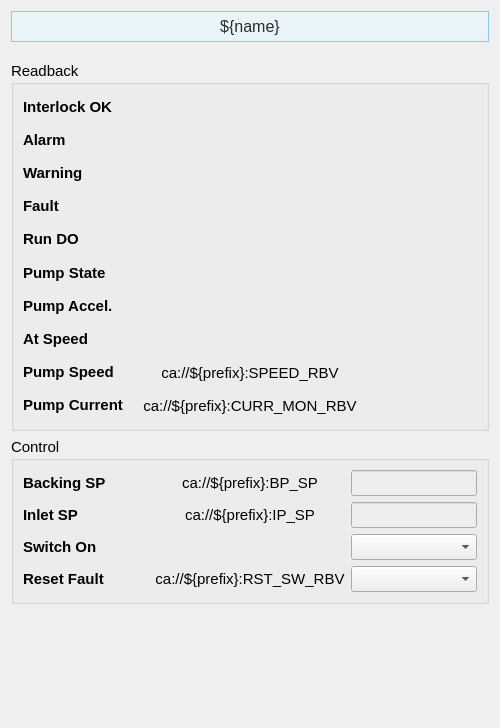
<?xml version="1.0" encoding="UTF-8"?>
<ui version="4.0">
 <class>Form</class>
 <widget class="QWidget" name="Form">
  <property name="geometry">
   <rect>
    <x>0</x>
    <y>0</y>
    <width>500</width>
    <height>728</height>
   </rect>
  </property>
  <property name="sizePolicy">
   <sizepolicy hsizetype="Preferred" vsizetype="Preferred">
    <horstretch>0</horstretch>
    <verstretch>0</verstretch>
   </sizepolicy>
  </property>
  <property name="windowTitle">
   <string>Form</string>
  </property>
  <layout class="QVBoxLayout" name="verticalLayout_2">
   <item>
    <widget class="PyDMLabel" name="PyDMLabel_11">
     <property name="maximumSize">
      <size>
       <width>16777215</width>
       <height>40</height>
      </size>
     </property>
     <property name="font">
      <font>
       <pointsize>12</pointsize>
      </font>
     </property>
     <property name="toolTip">
      <string/>
     </property>
     <property name="styleSheet">
      <string notr="true">    background-color: #e8f4f8;

    border: 1px solid #90c8e0;

    padding: 5px;

    color: rgb(43, 43, 43);</string>
     </property>
     <property name="text">
      <string>${name}</string>
     </property>
     <property name="alignment">
      <set>Qt::AlignCenter</set>
     </property>
    </widget>
   </item>
   <item>
    <spacer name="verticalSpacer_2">
     <property name="orientation">
      <enum>Qt::Vertical</enum>
     </property>
     <property name="sizeType">
      <enum>QSizePolicy::Fixed</enum>
     </property>
     <property name="sizeHint" stdset="0">
      <size>
       <width>20</width>
       <height>13</height>
      </size>
     </property>
    </spacer>
   </item>
   <item>
    <widget class="QGroupBox" name="groupBox">
     <property name="sizePolicy">
      <sizepolicy hsizetype="Preferred" vsizetype="Fixed">
       <horstretch>0</horstretch>
       <verstretch>0</verstretch>
      </sizepolicy>
     </property>
     <property name="minimumSize">
      <size>
       <width>0</width>
       <height>370</height>
      </size>
     </property>
     <property name="font">
      <font>
       <pointsize>11</pointsize>
      </font>
     </property>
     <property name="title">
      <string>Readback</string>
     </property>
     <layout class="QHBoxLayout" name="horizontalLayout">
      <item>
       <layout class="QHBoxLayout" name="horizontalLayout_4" stretch="1,1,1">
        <item>
         <layout class="QVBoxLayout" name="verticalLayout">
          <item>
           <widget class="QLabel" name="interlock_ok_label">
            <property name="font">
             <font>
              <pointsize>11</pointsize>
             </font>
            </property>
            <property name="styleSheet">
             <string/>
            </property>
            <property name="text">
             <string>&lt;html&gt;&lt;head/&gt;&lt;body&gt;&lt;p&gt;&lt;span style=&quot; font-weight:600;&quot;&gt;Interlock OK&lt;/span&gt;&lt;/p&gt;&lt;/body&gt;&lt;/html&gt;</string>
            </property>
           </widget>
          </item>
          <item>
           <widget class="QLabel" name="interlock_ok_label_2">
            <property name="font">
             <font>
              <pointsize>11</pointsize>
             </font>
            </property>
            <property name="styleSheet">
             <string/>
            </property>
            <property name="text">
             <string>&lt;html&gt;&lt;head/&gt;&lt;body&gt;&lt;p&gt;&lt;span style=&quot; font-weight:600;&quot;&gt;Alarm&lt;/span&gt;&lt;/p&gt;&lt;/body&gt;&lt;/html&gt;</string>
            </property>
           </widget>
          </item>
          <item>
           <widget class="QLabel" name="interlock_ok_label_3">
            <property name="font">
             <font>
              <pointsize>11</pointsize>
             </font>
            </property>
            <property name="styleSheet">
             <string/>
            </property>
            <property name="text">
             <string>&lt;html&gt;&lt;head/&gt;&lt;body&gt;&lt;p&gt;&lt;span style=&quot; font-weight:600;&quot;&gt;Warning&lt;/span&gt;&lt;/p&gt;&lt;/body&gt;&lt;/html&gt;</string>
            </property>
           </widget>
          </item>
          <item>
           <widget class="QLabel" name="interlock_ok_label_4">
            <property name="font">
             <font>
              <pointsize>11</pointsize>
             </font>
            </property>
            <property name="styleSheet">
             <string/>
            </property>
            <property name="text">
             <string>&lt;html&gt;&lt;head/&gt;&lt;body&gt;&lt;p&gt;&lt;span style=&quot; font-weight:600;&quot;&gt;Fault&lt;/span&gt;&lt;/p&gt;&lt;/body&gt;&lt;/html&gt;</string>
            </property>
           </widget>
          </item>
          <item>
           <widget class="QLabel" name="interlock_ok_label_5">
            <property name="font">
             <font>
              <pointsize>11</pointsize>
             </font>
            </property>
            <property name="styleSheet">
             <string/>
            </property>
            <property name="text">
             <string>&lt;html&gt;&lt;head/&gt;&lt;body&gt;&lt;p&gt;&lt;span style=&quot; font-weight:600;&quot;&gt;Run DO&lt;/span&gt;&lt;/p&gt;&lt;/body&gt;&lt;/html&gt;</string>
            </property>
           </widget>
          </item>
          <item>
           <widget class="QLabel" name="pump_state_label">
            <property name="font">
             <font>
              <pointsize>11</pointsize>
             </font>
            </property>
            <property name="styleSheet">
             <string/>
            </property>
            <property name="text">
             <string>&lt;b&gt;Pump State&lt;/b&gt;</string>
            </property>
           </widget>
          </item>
          <item>
           <widget class="QLabel" name="interlock_ok_label_6">
            <property name="font">
             <font>
              <pointsize>11</pointsize>
             </font>
            </property>
            <property name="styleSheet">
             <string/>
            </property>
            <property name="text">
             <string>&lt;html&gt;&lt;head/&gt;&lt;body&gt;&lt;p&gt;&lt;span style=&quot; font-weight:600;&quot;&gt;Pump Accel.&lt;/span&gt;&lt;/p&gt;&lt;/body&gt;&lt;/html&gt;</string>
            </property>
           </widget>
          </item>
          <item>
           <widget class="QLabel" name="interlock_ok_label_7">
            <property name="font">
             <font>
              <pointsize>11</pointsize>
             </font>
            </property>
            <property name="styleSheet">
             <string/>
            </property>
            <property name="text">
             <string>&lt;html&gt;&lt;head/&gt;&lt;body&gt;&lt;p&gt;&lt;span style=&quot; font-weight:600;&quot;&gt;At Speed&lt;/span&gt;&lt;/p&gt;&lt;/body&gt;&lt;/html&gt;</string>
            </property>
           </widget>
          </item>
          <item>
           <widget class="QLabel" name="interlock_ok_label_8">
            <property name="font">
             <font>
              <pointsize>11</pointsize>
             </font>
            </property>
            <property name="styleSheet">
             <string/>
            </property>
            <property name="text">
             <string>&lt;html&gt;&lt;head/&gt;&lt;body&gt;&lt;p&gt;&lt;span style=&quot; font-weight:600;&quot;&gt;Pump Speed&lt;/span&gt;&lt;/p&gt;&lt;/body&gt;&lt;/html&gt;</string>
            </property>
           </widget>
          </item>
          <item>
           <widget class="QLabel" name="interlock_ok_label_9">
            <property name="font">
             <font>
              <pointsize>11</pointsize>
             </font>
            </property>
            <property name="styleSheet">
             <string/>
            </property>
            <property name="text">
             <string>&lt;html&gt;&lt;head/&gt;&lt;body&gt;&lt;p&gt;&lt;span style=&quot; font-weight:600;&quot;&gt;Pump Current&lt;/span&gt;&lt;/p&gt;&lt;/body&gt;&lt;/html&gt;</string>
            </property>
           </widget>
          </item>
         </layout>
        </item>
        <item>
         <layout class="QVBoxLayout" name="verticalLayout_4">
          <item>
           <widget class="PyDMLabel" name="pump_state_readback_4">
            <property name="font">
             <font>
              <pointsize>11</pointsize>
             </font>
            </property>
            <property name="styleSheet">
             <string notr="true"/>
            </property>
            <property name="alignment">
             <set>Qt::AlignCenter</set>
            </property>
            <property name="channel">
             <string>ca://${prefix}:ILK_OK_RBV</string>
            </property>
           </widget>
          </item>
          <item>
           <widget class="PyDMLabel" name="pump_state_readback_5">
            <property name="font">
             <font>
              <pointsize>11</pointsize>
             </font>
            </property>
            <property name="styleSheet">
             <string notr="true"/>
            </property>
            <property name="alignment">
             <set>Qt::AlignCenter</set>
            </property>
            <property name="channel">
             <string>ca://${prefix}:ALARM_RBV</string>
            </property>
           </widget>
          </item>
          <item>
           <widget class="PyDMLabel" name="pump_state_readback_6">
            <property name="font">
             <font>
              <pointsize>11</pointsize>
             </font>
            </property>
            <property name="styleSheet">
             <string notr="true"/>
            </property>
            <property name="alignment">
             <set>Qt::AlignCenter</set>
            </property>
            <property name="channel">
             <string>ca://${prefix}:WARN_RBV</string>
            </property>
           </widget>
          </item>
          <item>
           <widget class="PyDMLabel" name="pump_state_readback_7">
            <property name="font">
             <font>
              <pointsize>11</pointsize>
             </font>
            </property>
            <property name="styleSheet">
             <string notr="true"/>
            </property>
            <property name="alignment">
             <set>Qt::AlignCenter</set>
            </property>
            <property name="channel">
             <string>ca://${prefix}:FAULT_RBV</string>
            </property>
           </widget>
          </item>
          <item>
           <widget class="PyDMLabel" name="pump_state_readback_8">
            <property name="font">
             <font>
              <pointsize>11</pointsize>
             </font>
            </property>
            <property name="styleSheet">
             <string notr="true"/>
            </property>
            <property name="alignment">
             <set>Qt::AlignCenter</set>
            </property>
            <property name="channel">
             <string>ca://${prefix}:RUN_DO_RBV</string>
            </property>
           </widget>
          </item>
          <item>
           <widget class="PyDMLabel" name="pump_state_readback">
            <property name="font">
             <font>
              <pointsize>11</pointsize>
             </font>
            </property>
            <property name="styleSheet">
             <string notr="true"/>
            </property>
            <property name="alignment">
             <set>Qt::AlignCenter</set>
            </property>
            <property name="channel">
             <string>ca://${prefix}:STATE_RBV</string>
            </property>
           </widget>
          </item>
          <item>
           <widget class="PyDMLabel" name="pump_state_readback_9">
            <property name="font">
             <font>
              <pointsize>11</pointsize>
             </font>
            </property>
            <property name="styleSheet">
             <string notr="true"/>
            </property>
            <property name="alignment">
             <set>Qt::AlignCenter</set>
            </property>
            <property name="channel">
             <string>ca://${prefix}:ACCEL_RBV</string>
            </property>
           </widget>
          </item>
          <item>
           <widget class="PyDMLabel" name="pump_state_readback_10">
            <property name="font">
             <font>
              <pointsize>11</pointsize>
             </font>
            </property>
            <property name="styleSheet">
             <string notr="true"/>
            </property>
            <property name="alignment">
             <set>Qt::AlignCenter</set>
            </property>
            <property name="channel">
             <string>ca://${prefix}:AT_SPD_RBV</string>
            </property>
           </widget>
          </item>
          <item>
           <widget class="PyDMLabel" name="pump_state_readback_2">
            <property name="font">
             <font>
              <pointsize>11</pointsize>
             </font>
            </property>
            <property name="styleSheet">
             <string notr="true"/>
            </property>
            <property name="text">
             <string>ca://${prefix}:SPEED_RBV</string>
            </property>
            <property name="alignment">
             <set>Qt::AlignCenter</set>
            </property>
            <property name="showUnits">
             <bool>true</bool>
            </property>
            <property name="channel">
             <string>ca://${prefix}:SPEED_RBV</string>
            </property>
           </widget>
          </item>
          <item>
           <widget class="PyDMLabel" name="pump_state_readback_3">
            <property name="font">
             <font>
              <pointsize>11</pointsize>
             </font>
            </property>
            <property name="styleSheet">
             <string notr="true"/>
            </property>
            <property name="text">
             <string>ca://${prefix}:CURR_MON_RBV</string>
            </property>
            <property name="alignment">
             <set>Qt::AlignCenter</set>
            </property>
            <property name="showUnits">
             <bool>true</bool>
            </property>
            <property name="channel">
             <string>ca://${prefix}:CURR_MON_RBV</string>
            </property>
           </widget>
          </item>
         </layout>
        </item>
        <item>
         <layout class="QVBoxLayout" name="verticalLayout_3">
          <item>
           <widget class="QLabel" name="label_3">
            <property name="text">
             <string/>
            </property>
           </widget>
          </item>
          <item>
           <widget class="QLabel" name="label_6">
            <property name="text">
             <string/>
            </property>
           </widget>
          </item>
          <item>
           <widget class="QLabel" name="label_7">
            <property name="text">
             <string/>
            </property>
           </widget>
          </item>
          <item>
           <widget class="QLabel" name="label_8">
            <property name="text">
             <string/>
            </property>
           </widget>
          </item>
          <item>
           <widget class="QLabel" name="label_10">
            <property name="text">
             <string/>
            </property>
           </widget>
          </item>
          <item>
           <widget class="QLabel" name="label_11">
            <property name="text">
             <string/>
            </property>
           </widget>
          </item>
          <item>
           <widget class="QLabel" name="label_12">
            <property name="text">
             <string/>
            </property>
           </widget>
          </item>
          <item>
           <widget class="QLabel" name="label_9">
            <property name="text">
             <string/>
            </property>
           </widget>
          </item>
          <item>
           <widget class="QLabel" name="label_5">
            <property name="text">
             <string/>
            </property>
           </widget>
          </item>
          <item>
           <widget class="QLabel" name="label_4">
            <property name="text">
             <string/>
            </property>
           </widget>
          </item>
         </layout>
        </item>
       </layout>
      </item>
     </layout>
    </widget>
   </item>
   <item>
    <widget class="QGroupBox" name="groupBox_2">
     <property name="sizePolicy">
      <sizepolicy hsizetype="Preferred" vsizetype="Minimum">
       <horstretch>0</horstretch>
       <verstretch>0</verstretch>
      </sizepolicy>
     </property>
     <property name="minimumSize">
      <size>
       <width>0</width>
       <height>160</height>
      </size>
     </property>
     <property name="font">
      <font>
       <pointsize>11</pointsize>
      </font>
     </property>
     <property name="title">
      <string>Control</string>
     </property>
     <layout class="QVBoxLayout" name="verticalLayout_15">
      <item>
       <layout class="QHBoxLayout" name="horizontalLayout_6" stretch="1,1,1">
        <item>
         <layout class="QVBoxLayout" name="verticalLayout_8">
          <item>
           <widget class="QLabel" name="pressure_label_3">
            <property name="font">
             <font>
              <pointsize>11</pointsize>
             </font>
            </property>
            <property name="styleSheet">
             <string/>
            </property>
            <property name="text">
             <string>&lt;html&gt;&lt;head/&gt;&lt;body&gt;&lt;p&gt;&lt;span style=&quot; font-weight:600;&quot;&gt;Backing SP&lt;/span&gt;&lt;/p&gt;&lt;/body&gt;&lt;/html&gt;</string>
            </property>
           </widget>
          </item>
          <item>
           <widget class="QLabel" name="pressure_label_4">
            <property name="font">
             <font>
              <pointsize>11</pointsize>
             </font>
            </property>
            <property name="styleSheet">
             <string/>
            </property>
            <property name="text">
             <string>&lt;html&gt;&lt;head/&gt;&lt;body&gt;&lt;p&gt;&lt;span style=&quot; font-weight:600;&quot;&gt;Inlet SP&lt;/span&gt;&lt;/p&gt;&lt;/body&gt;&lt;/html&gt;</string>
            </property>
           </widget>
          </item>
          <item>
           <widget class="QLabel" name="high_voltage_in_label_3">
            <property name="font">
             <font>
              <pointsize>11</pointsize>
             </font>
            </property>
            <property name="styleSheet">
             <string/>
            </property>
            <property name="text">
             <string>&lt;html&gt;&lt;head/&gt;&lt;body&gt;&lt;p&gt;&lt;span style=&quot; font-weight:600;&quot;&gt;Switch On&lt;/span&gt;&lt;/p&gt;&lt;/body&gt;&lt;/html&gt;</string>
            </property>
           </widget>
          </item>
          <item>
           <widget class="QLabel" name="high_voltage_in_label_4">
            <property name="font">
             <font>
              <pointsize>11</pointsize>
             </font>
            </property>
            <property name="styleSheet">
             <string/>
            </property>
            <property name="text">
             <string>&lt;html&gt;&lt;head/&gt;&lt;body&gt;&lt;p&gt;&lt;span style=&quot; font-weight:600;&quot;&gt;Reset Fault&lt;/span&gt;&lt;/p&gt;&lt;/body&gt;&lt;/html&gt;</string>
            </property>
           </widget>
          </item>
         </layout>
        </item>
        <item>
         <layout class="QVBoxLayout" name="verticalLayout_9">
          <item>
           <widget class="PyDMLabel" name="protection_setpoint_readback">
            <property name="font">
             <font>
              <pointsize>11</pointsize>
             </font>
            </property>
            <property name="styleSheet">
             <string notr="true"/>
            </property>
            <property name="text">
             <string>ca://${prefix}:BP_SP</string>
            </property>
            <property name="alignment">
             <set>Qt::AlignCenter</set>
            </property>
            <property name="channel">
             <string>ca://${prefix}:BP_SP</string>
            </property>
            <property name="enableRichText">
             <bool>true</bool>
            </property>
            <property name="displayFormat">
             <enum>PyDMLabel::Exponential</enum>
            </property>
           </widget>
          </item>
          <item>
           <widget class="PyDMLabel" name="protection_setpoint_readback_2">
            <property name="font">
             <font>
              <pointsize>11</pointsize>
             </font>
            </property>
            <property name="styleSheet">
             <string notr="true"/>
            </property>
            <property name="text">
             <string>ca://${prefix}:IP_SP</string>
            </property>
            <property name="alignment">
             <set>Qt::AlignCenter</set>
            </property>
            <property name="channel">
             <string>ca://${prefix}:IP_SP</string>
            </property>
            <property name="enableRichText">
             <bool>true</bool>
            </property>
            <property name="displayFormat">
             <enum>PyDMLabel::Exponential</enum>
            </property>
           </widget>
          </item>
          <item>
           <widget class="PyDMLabel" name="high_voltage_switch_readback">
            <property name="font">
             <font>
              <pointsize>11</pointsize>
             </font>
            </property>
            <property name="styleSheet">
             <string notr="true"/>
            </property>
            <property name="alignment">
             <set>Qt::AlignCenter</set>
            </property>
            <property name="channel">
             <string>ca://${prefix}:RUN_SW_RBV</string>
            </property>
           </widget>
          </item>
          <item>
           <widget class="PyDMLabel" name="high_voltage_switch_readback_2">
            <property name="font">
             <font>
              <pointsize>11</pointsize>
             </font>
            </property>
            <property name="styleSheet">
             <string notr="true"/>
            </property>
            <property name="text">
             <string>ca://${prefix}:RST_SW_RBV</string>
            </property>
            <property name="alignment">
             <set>Qt::AlignCenter</set>
            </property>
            <property name="channel">
             <string>ca://${prefix}:RST_SW_RBV</string>
            </property>
           </widget>
          </item>
         </layout>
        </item>
        <item>
         <layout class="QVBoxLayout" name="verticalLayout_10">
          <item>
           <widget class="PyDMLineEdit" name="protection_setpoint_setpoint">
            <property name="font">
             <font>
              <pointsize>11</pointsize>
             </font>
            </property>
            <property name="styleSheet">
             <string notr="true">background-color: rgb(238, 238, 238)</string>
            </property>
            <property name="channel">
             <string>ca://${prefix}:BP_SP</string>
            </property>
           </widget>
          </item>
          <item>
           <widget class="PyDMLineEdit" name="protection_setpoint_setpoint_2">
            <property name="font">
             <font>
              <pointsize>11</pointsize>
             </font>
            </property>
            <property name="styleSheet">
             <string notr="true">background-color: rgb(238, 238, 238)</string>
            </property>
            <property name="channel">
             <string>ca://${prefix}:IP_SP</string>
            </property>
           </widget>
          </item>
          <item>
           <widget class="PyDMEnumComboBox" name="PyDMEnumComboBox">
            <property name="font">
             <font>
              <pointsize>11</pointsize>
             </font>
            </property>
            <property name="toolTip">
             <string/>
            </property>
            <property name="styleSheet">
             <string notr="true">background-color: rgb(238, 238, 238)</string>
            </property>
            <property name="channel">
             <string>ca://${prefix}:RUN_SW</string>
            </property>
           </widget>
          </item>
          <item>
           <widget class="PyDMEnumComboBox" name="PyDMEnumComboBox_2">
            <property name="font">
             <font>
              <pointsize>11</pointsize>
             </font>
            </property>
            <property name="toolTip">
             <string/>
            </property>
            <property name="styleSheet">
             <string notr="true">background-color: rgb(238, 238, 238)</string>
            </property>
            <property name="channel">
             <string>ca://${prefix}:RST_SW</string>
            </property>
           </widget>
          </item>
         </layout>
        </item>
       </layout>
      </item>
     </layout>
    </widget>
   </item>
   <item>
    <spacer name="verticalSpacer">
     <property name="orientation">
      <enum>Qt::Vertical</enum>
     </property>
     <property name="sizeHint" stdset="0">
      <size>
       <width>20</width>
       <height>89</height>
      </size>
     </property>
    </spacer>
   </item>
  </layout>
 </widget>
 <customwidgets>
  <customwidget>
   <class>PyDMEnumComboBox</class>
   <extends>QComboBox</extends>
   <header>pydm.widgets.enum_combo_box</header>
  </customwidget>
  <customwidget>
   <class>PyDMLineEdit</class>
   <extends>QLineEdit</extends>
   <header>pydm.widgets.line_edit</header>
  </customwidget>
  <customwidget>
   <class>PyDMLabel</class>
   <extends>QLabel</extends>
   <header>pydm.widgets.label</header>
  </customwidget>
 </customwidgets>
 <resources/>
 <connections/>
</ui>
